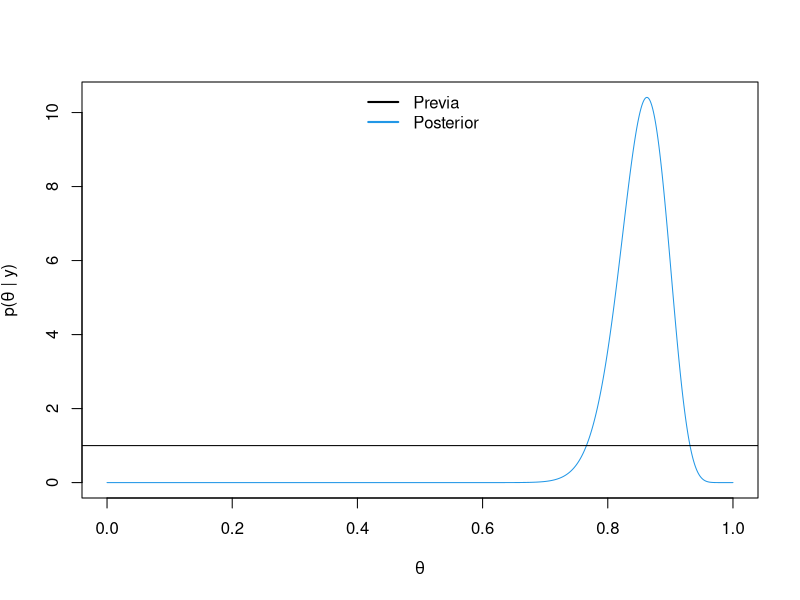
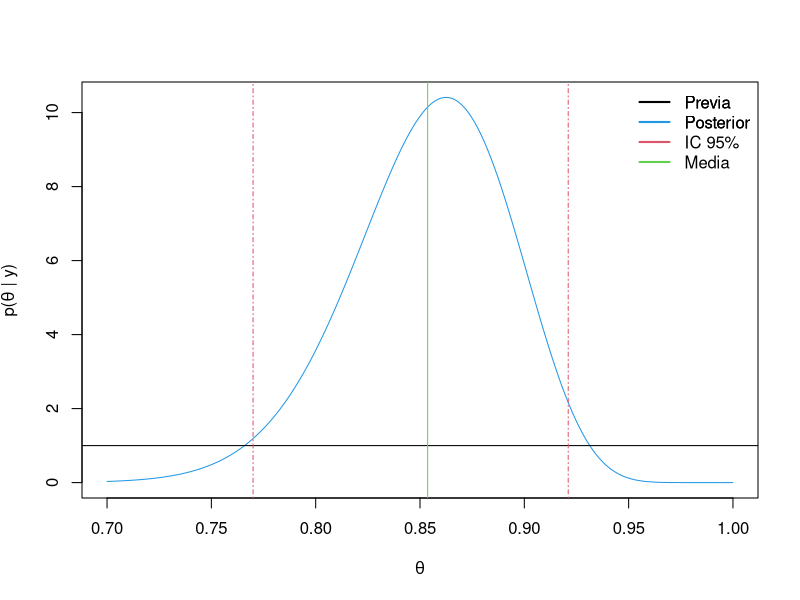
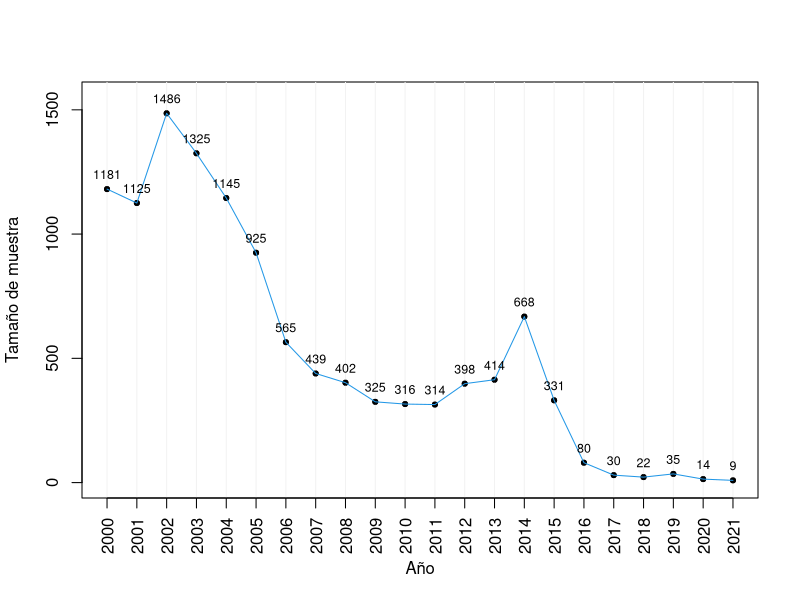
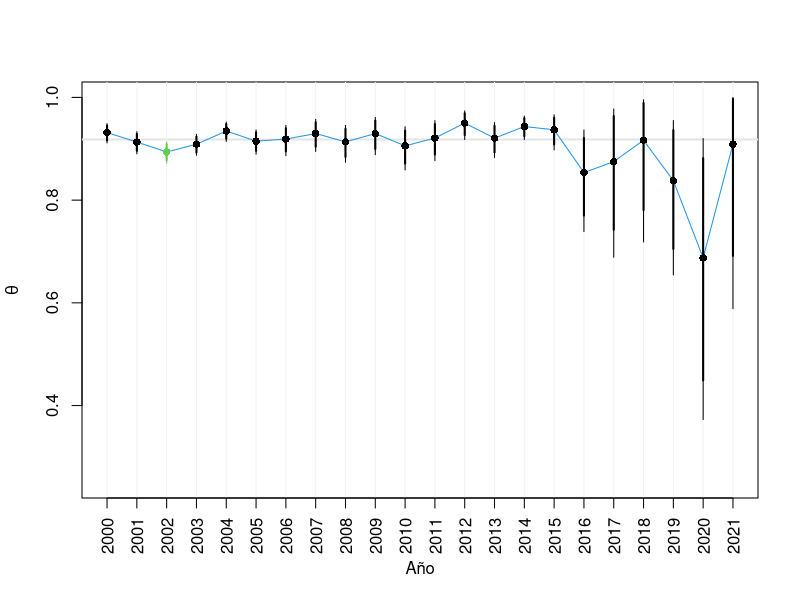
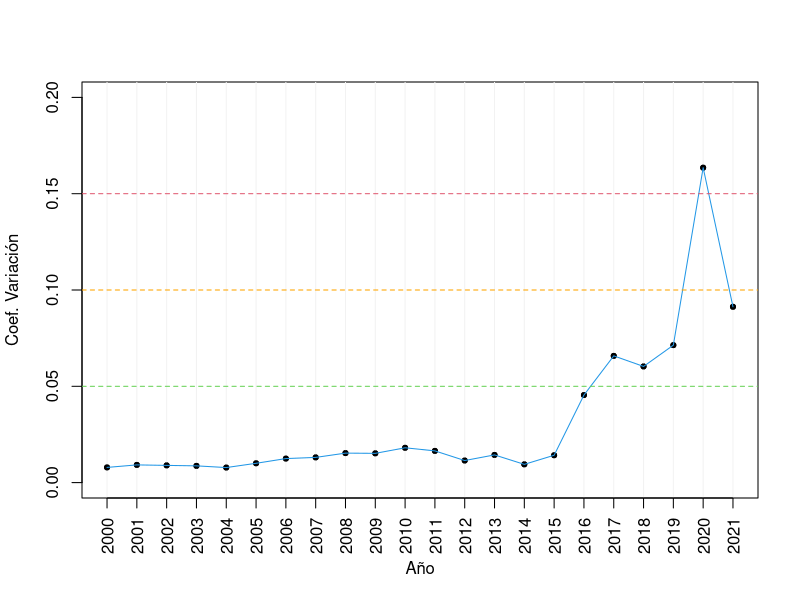

Generate these figures, in order, with R: (Note: this script raises an error after producing the figures.)
## ---- chunk 1
knitr::opts_chunk$set(echo = TRUE)
## ---- chunk 2
# datos
df <- read.delim("victimas.txt")
# dimension
dim(df)
# variables
names(df)
# frecuencias sexo
table(df$sexo)
# proporción datos faltantes
27/15886
## ---- chunk 3
# codificación
df <- df[df$sexo != "Sin Informacion",]
df$sexo[df$sexo == "Mujer" ] <- 1
df$sexo[df$sexo == "Hombre"] <- 0
df$sexo <- as.numeric(df$sexo)
# sexo año 2016
y <- df[df$agno == 2016, "sexo"]
# frecuencias sexo año 2016
table(y)
# tamaño de muestra
n <- length(y)
print(n)
# estadístico suficiente
s <- sum(y)
print(s)
## ---- chunk 4
# hiperparámetros: previa Beta(1,1)
a <- 1
b <- 1
## ---- chunk 5
# parámetros de la posterior
(ap <- a + s)
(bp <- b + n - s)
## ---- chunk 6
# gráfico
curve(expr = dbeta(x, shape1 = ap, shape2 = bp), from = 0, to = 1, col = 4, n = 1000, xlab = expression(theta), ylab = expression(paste("p","(",theta," | ",y,")",sep="")))
abline(h = 1, col = 1)
legend("top", legend = c("Previa", "Posterior"), col = c(1, 4), lty = 1, lwd = 2, bty = "n")
## ---- chunk 7
# media posterior
round(ap/(ap + bp), 3)
# mediana posterior
round((ap - 1/3)/(ap + bp - 2/3), 3)
# moda posterior
round((ap-1)/(ap + bp - 2), 3)
# coeficiente de variación
round(sqrt((ap*bp)/((ap + bp)^2*(ap + bp + 1)))/(ap/(ap + bp)), 3)
# intervalo de credibilidad al 95%
round(qbeta(c(.025,.975), shape1 = ap, shape2 = bp), 3)
# probabilidad previa de que theta > 0.8
round(pbeta(q = 0.8, shape1 = a, shape2 = b, lower.tail = F), 3)
# probabilidad posterior de que theta > 0.8
round(pbeta(q = 0.8, shape1 = ap, shape2 = bp, lower.tail = F), 3)
## ---- chunk 8
# tabla
out <- c(ap/(ap + bp), 
         (ap - 1/3)/(ap + bp - 2/3), 
         (ap-1)/(ap + bp - 2),
         sqrt((ap*bp)/((ap + bp)^2*(ap + bp + 1)))/(ap/(ap + bp)), 
         qbeta(c(.025,.975), shape1 = ap, shape2 = bp))
names(out) <- c("Media","Mediana","Moda","CV","Q2.5%","Q97.5%")
knitr::kable(x = t(out), digits = 3, align = "c", caption = "Inferencia sobre proporción poblacional de mujeres victimas de violencia sexual en 2016.")
## ---- chunk 9
# gráfico 
curve(expr = dbeta(x, shape1 = ap, shape2 = bp), from = 0.7, to = 1, col = 4, n = 1000, xlab = expression(theta), ylab = expression(paste("p","(",theta," | ",y,")",sep="")))
abline(h = 1, col = 1)
legend("topright", legend = c("Previa", "Posterior"), col = c(1, 4), lty = 1, lwd = 1, bty = "n")
abline(v = qbeta(c(.025,.975), shape1 = ap, shape2 = bp), lty = 4, lwd = 1, col = 2)
abline(v = ap/(ap + bp), lty = 1, lwd = 1, col = 3)
legend("topright", legend = c("Previa", "Posterior", "IC 95%", "Media"), col = c(1, 4, 2, 3), lty = 1, lwd = 2, bty = "n")
## ---- chunk 10
# hiperparámetros: previa Beta(1,1)
a <- 1
b <- 1
# ajuste del modelo por año
out <- NULL
for (agno in c(2000:2021)) {
      # datos por año
      y <- df[df$agno == agno, "sexo"]
      n <- length(y)
      s <- sum(y)
      # parámetros de la posterior
      ap <- a + s 
      bp <- b + n - s
      # media, desviación estándar, intervalo de credibilidad
      me <- ap/(ap + bp)
      de <- sqrt((ap*bp)/((ap + bp)^2*(ap + bp + 1)))
      ic95 <- qbeta(c(.025,.975), shape1 = ap, shape2 = bp)
      ic99 <- qbeta(c(.005,.995), shape1 = ap, shape2 = bp)
      # almacenar
      out <- rbind(out, c(agno, n, me, de/me, ic95, ic99))
}
## ---- chunk 11
# tabla
colnames(out) <- c("Año","n","Media","CV","Q2.5%","Q97.5%","Q0.5%","Q99.5%")
knitr::kable(x = out[,c(1:6)], digits = 3, align = "c", caption = "Inferencia sobre proporción poblacional de mujeres victimas de violencia sexual en 2020-2021.")
## ---- chunk 12
# gráfico: tamaños de muestra
plot(x = 1:nrow(out), y = out[,2], ylim = c(0,1550), pch = 20, xaxt = "n", xlab = "Año", ylab = "Tamaño de muestra")
abline(v = 1:nrow(out), col = "gray95")
lines(x = 1:nrow(out), y = out[,2], type = "p", pch = 20)
lines(x = 1:nrow(out), y = out[,2], type = "l", col = 4)
axis(side = 1, at = 1:nrow(out), labels = 2000:2021, las = 2)
text(x = 1:nrow(out), y = out[,2], labels = out[,2], pos = 3, cex = 0.75)
## ---- chunk 13
# gráfico: estimaciones e intervalos
col <- rep(1, nrow(out))
col[out[,7] > 0.918] <- 2
col[out[,8] < 0.918] <- 3
plot(x = 1:nrow(out), y = out[,3], ylim = c(0.25,1), pch = 16, col = col, xaxt = "n", xlab = "Año", ylab = expression(theta))
abline(h = 0.918, col = "gray90", lwd = 2)
lines(x = 1:nrow(out), y = out[,3], type = "l", col = 4)
lines(x = 1:nrow(out), y = out[,3], type = "p", pch = 16, col = col)
abline(v = 1:nrow(out), col = "gray95")
segments(x0 = 1:nrow(out), y0 = out[,5], x1 = 1:nrow(out), y1 = out[,6], col = col, lwd = 2)
segments(x0 = 1:nrow(out), y0 = out[,7], x1 = 1:nrow(out), y1 = out[,8], col = col, lwd = 1)
axis(side = 1, at = 1:nrow(out), labels = 2000:2021, las = 2)
## ---- chunk 14
# gráfico: coeficientes de variación
plot(x = 1:nrow(out), y = out[,4], ylim = c(0,0.2), pch = 20, xaxt = "n", xlab = "Año", ylab = "Coef. Variación")
abline(v = 1:nrow(out), col = "gray95")
lines(x = 1:nrow(out), y = out[,4], type = "p", pch = 20)
lines(x = 1:nrow(out), y = out[,4], type = "l", col = 4)
axis(side = 1, at = 1:nrow(out), labels = 2000:2021, las = 2)
abline(h = 0.05, lty = 2, col = 3)
abline(h = 0.10, lty = 2, col = "#FFA500")
abline(h = 0.15, lty = 2, col = 2)
## ---- chunk 15
knitr::include_graphics("Hoffcoverbook.jpg")
## ---- chunk 16
knitr::include_graphics("Gelmancoverbook.png")
